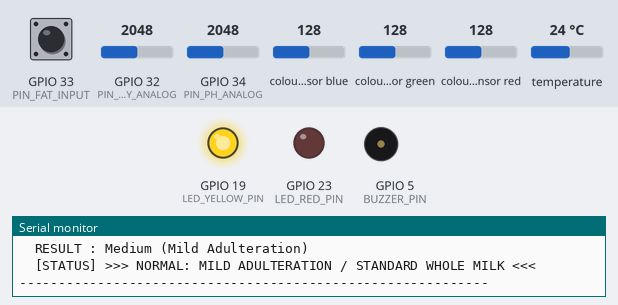
Simulated run of this sketch. Board: ESP32. On the bench: output pins drawn as LEDs (lit = HIGH), buzzer (waves = sounding), the last lines printed to the serial monitor. The inputs (shaded band) are chosen by the test bench; at power-on: GPIO 32 (PIN_TURBIDITY_ANALOG) = 2048, GPIO 33 (PIN_FAT_INPUT) HIGH, GPIO 34 (PIN_PH_ANALOG) = 2048, colour sensor blue 128, colour sensor green 128, colour sensor red 128, temperature 24 °C.

Above: at 2.7 s.
2.8 s: GPIO 32 (PIN_TURBIDITY_ANALOG) set to 3056
7.8 s: GPIO 32 (PIN_TURBIDITY_ANALOG) set to 3141
At 10.3 s:
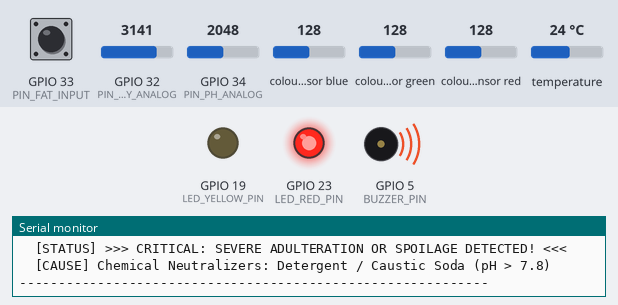
At 11.8 s:
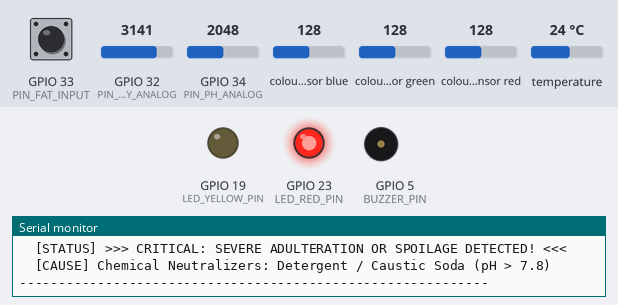
Timing chart, 0 to 35.2 s (numbered marks = the images above; inputs shaded):
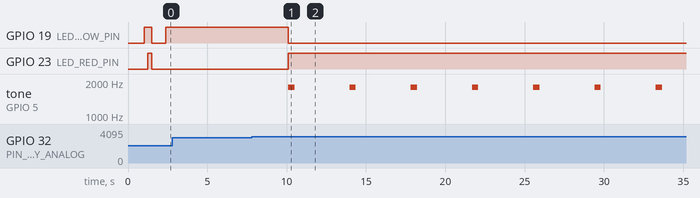

The sketch:

esp32_milk_adulteration_detector.ino
```cpp
/*
 * ==============================================================================
 * ESP32 AI-BASED MILK ADULTERATION & QUALITY DETECTION FIRMWARE
 * ==============================================================================
 * Target Microcontroller: ESP32 Dev Module (DOIT ESP32, NodeMCU-32S, ESP-WROOM-32)
 *
 * Hardware Wiring:
 *   1. Analog pH Probe Module    -> GPIO 34 (ADC1_CH6, analog input)
 *   2. DS18B20 Temp Probe        -> GPIO 4  (OneWire bus, requires 4.7k pullup to 3.3V)
 *   3. Optical Turbidity Sensor  -> GPIO 32 (ADC1_CH4, analog input)
 *   4. TCS34725 RGB Color Sensor -> I2C (SDA = GPIO 21, SCL = GPIO 22, VCC=3.3V)
 *   5. Milk Fat Toggle/Sensor    -> GPIO 33 (Input with internal pullup: 1=Fat present, 0=Skimmed)
 *   6. Status Indicators:
 *      - Yellow LED (Medium Adulteration) -> GPIO 19
 *      - Red LED (Severe Adulteration)    -> GPIO 23
 *      - Buzzer                           -> GPIO 5
 *
 * ML Model: Embedded Decision Tree (milk_model.h)
 * Inference: On-chip TinyML (< 0.1ms latency) + Wi-Fi HTTP Telemetry Stream
 * ==============================================================================
 */

#include <WiFi.h>
#include <HTTPClient.h>
#include <Wire.h>
#include <OneWire.h>
#include <DallasTemperature.h>
#include "Adafruit_TCS34725.h"
#include "milk_model.h"

// ---------------------- WI-FI CONFIGURATION ----------------------
// Set your Wi-Fi credentials here to stream live readings to the web dashboard.
// (If Wi-Fi is disabled or unavailable, on-chip prediction and LEDs still work 100%!)
const char* WIFI_SSID     = "YOUR_WIFI_SSID";
const char* WIFI_PASSWORD = "YOUR_WIFI_PASSWORD";

// Replace with your laptop's local IP (e.g., http://192.168.1.5:5000/api/esp32/telemetry)
const char* SERVER_URL    = "http://192.168.1.100:5000/api/esp32/telemetry";

// ---------------------- PIN DEFINITIONS ----------------------
#define PIN_TEMP_ONEWIRE     4   // DS18B20 Data pin
#define PIN_PH_ANALOG        34  // Analog pH Probe signal
#define PIN_TURBIDITY_ANALOG 32  // Turbidity sensor signal
#define PIN_FAT_INPUT        33  // Fat toggle or sensor (1=whole, 0=diluted/skimmed)

#define LED_YELLOW_PIN       19  // Medium Quality (Mild Adulteration)
#define LED_RED_PIN          23  // Low Quality (Severe Adulteration)
#define BUZZER_PIN           5   // Alert Buzzer

// ---------------------- SENSOR OBJECTS ----------------------
OneWire oneWire(PIN_TEMP_ONEWIRE);
DallasTemperature tempSensor(&oneWire);
Adafruit_TCS34725 tcs = Adafruit_TCS34725(TCS34725_INTEGRATIONTIME_50MS, TCS34725_GAIN_4X);

bool color_sensor_available = false;
bool wifi_connected = false;

// ---------------------- SENSOR READING FUNCTIONS ----------------------

float read_temperature() {
    tempSensor.requestTemperatures();
    float tempC = tempSensor.getTempCByIndex(0);
    // If disconnected, default to standard room holding temp
    if (tempC == DEVICE_DISCONNECTED_C || tempC < -10.0f || tempC > 100.0f) {
        return 38.0f;
    }
    return tempC;
}

float read_ph_sensor() {
    int raw_adc = analogRead(PIN_PH_ANALOG);
    float voltage = (raw_adc / 4095.0f) * 3.3f;
    // Standard linear pH equation: neutral (7.0) is ~2.5V
    float ph = 7.0f + ((2.5f - voltage) * 3.5f);
    if (ph < 0.0f) ph = 0.0f;
    if (ph > 14.0f) ph = 14.0f;
    return ph;
}

int read_turbidity() {
    int raw_adc = analogRead(PIN_TURBIDITY_ANALOG);
    float voltage = (raw_adc / 4095.0f) * 3.3f;
    // Optical turbidity modules output lower voltage for cloudier/denser liquid
    // Threshold ~2.5V: < 2.5V is milky colloidal (1), > 2.5V is clear/watery (0)
    return (voltage < 2.5f) ? 1 : 0;
}

int read_fat_sensor() {
    // Reads toggle switch: HIGH = 1 (Fat present), LOW = 0 (Fat depleted)
    return (digitalRead(PIN_FAT_INPUT) == HIGH) ? 1 : 0;
}

int read_color_sensor() {
    if (!color_sensor_available) {
        return 255; // Default pure milk white
    }
    uint16_t r, g, b, c;
    tcs.getRawData(&r, &g, &b, &c);

    // Map clear channel intensity (0 - 4000) to 240 - 255 scale
    int color_val = map(c, 0, 4000, 240, 255);
    if (color_val > 255) color_val = 255;
    if (color_val < 240) color_val = 240;
    return color_val;
}

// ---------------------- HARDWARE INDICATOR ----------------------
void indicate_prediction(int grade) {
    digitalWrite(LED_YELLOW_PIN, LOW);
    digitalWrite(LED_RED_PIN, LOW);

    if (grade == GRADE_MEDIUM) {
        // Medium Quality (Mild Adulteration) -> Yellow LED ON
        digitalWrite(LED_YELLOW_PIN, HIGH);
    } else {
        // Low Quality (Severe Adulteration) -> Red LED ON + Buzzer Alert
        digitalWrite(LED_RED_PIN, HIGH);
        tone(BUZZER_PIN, 1800, 400); // 1.8kHz beep for 400ms
    }
}

// ---------------------- TELEMETRY STREAM TO FLASK ----------------------
void send_telemetry_to_server(float temp, int fat, int turb, int col, float ph, int grade) {
    if (WiFi.status() != WL_CONNECTED) return;

    HTTPClient http;
    http.begin(SERVER_URL);
    http.addHeader("Content-Type", "application/json");

    // Build JSON packet
    String jsonPayload = "{";
    jsonPayload += "\"device_id\":\"ESP32_Edge_Probe\",";
    jsonPayload += "\"temperature\":" + String(temp, 1) + ",";
    jsonPayload += "\"fat\":" + String(fat) + ",";
    jsonPayload += "\"turbidity\":" + String(turb) + ",";
    jsonPayload += "\"color\":" + String(col) + ",";
    jsonPayload += "\"ph\":" + String(ph, 2);
    jsonPayload += "}";

    int httpResponseCode = http.POST(jsonPayload);
    if (httpResponseCode > 0) {
        Serial.printf("  [HTTP] Streamed to server! Code: %d\n", httpResponseCode);
    } else {
        Serial.printf("  [HTTP ERROR] Stream failed: %s\n", http.errorToString(httpResponseCode).c_str());
    }
    http.end();
}

// ---------------------- SETUP ----------------------
void setup() {
    Serial.begin(115200);
    delay(1000);

    Serial.println("\n========================================================");
    Serial.println("  ESP32 AI MILK ADULTERATION DETECTOR (CALIBRATED MODEL) ");
    Serial.println("========================================================");

    // Configure indicator pins
    pinMode(LED_YELLOW_PIN, OUTPUT);
    pinMode(LED_RED_PIN, OUTPUT);
    pinMode(BUZZER_PIN, OUTPUT);
    pinMode(PIN_FAT_INPUT, INPUT_PULLUP);

    // Self-test LEDs
    digitalWrite(LED_YELLOW_PIN, HIGH);
    delay(250);
    digitalWrite(LED_RED_PIN, HIGH);
    delay(250);
    digitalWrite(LED_YELLOW_PIN, LOW);
    digitalWrite(LED_RED_PIN, LOW);

    // Initialize DS18B20 Temp Probe
    tempSensor.begin();
    Serial.println("[OK] DS18B20 Temperature probe initialized.");

    // Initialize TCS34725 RGB Color Sensor
    if (tcs.begin()) {
        color_sensor_available = true;
        Serial.println("[OK] TCS34725 Color Sensor detected (SDA=21, SCL=22).");
    } else {
        Serial.println("[INFO] TCS34725 not detected. Using calibrated optical default (255).");
    }

    // Optional Wi-Fi connection
    if (String(WIFI_SSID) != "YOUR_WIFI_SSID") {
        Serial.printf("[WIFI] Connecting to %s...", WIFI_SSID);
        WiFi.begin(WIFI_SSID, WIFI_PASSWORD);
        int attempts = 0;
        while (WiFi.status() != WL_CONNECTED && attempts < 15) {
            delay(500);
            Serial.print(".");
            attempts++;
        }
        if (WiFi.status() == WL_CONNECTED) {
            wifi_connected = true;
            Serial.println("\n[WIFI OK] Connected! ESP32 IP: " + WiFi.localIP().toString());
        } else {
            Serial.println("\n[WIFI] Could not connect. Operating in offline on-chip AI mode.");
        }
    } else {
        Serial.println("[INFO] Wi-Fi credentials not configured. Running in offline on-chip mode.");
    }

    Serial.println("[READY] System initialized. Dip sensors into milk sample...\n");
}

// ---------------------- MAIN LOOP ----------------------
void loop() {
    // 1. Read real-time values directly from physical sensors
    float temp      = read_temperature();
    float ph        = read_ph_sensor();
    int turbidity   = read_turbidity();
    int fat         = read_fat_sensor();
    int color       = read_color_sensor();

    // 2. Execute On-Chip TinyML Inference (< 0.1ms execution)
    int grade = predict_milk_quality(temp, fat, turbidity, color, ph);
    const char* grade_name = get_grade_name(grade);

    // 3. Print Live Telemetry & Prediction to Serial Monitor
    Serial.println("---------------- REAL-TIME SENSOR TELEMETRY ----------------");
    Serial.printf("  1. Temperature (DS18B20) : %.1f °C\n", temp);
    Serial.printf("  2. pH Analog Probe       : %.2f pH\n", ph);
    Serial.printf("  3. Turbidity Sensor      : %s (%d)\n", (turbidity == 1) ? "COLLOIDAL INTACT" : "WATER DILUTED", turbidity);
    Serial.printf("  4. Fat Metric (Gerber/SW): %s (%d)\n", (fat == 1) ? "FAT PRESENT" : "FAT DEPLETED", fat);
    Serial.printf("  5. Color Optical (TCS)   : %d (Whiteness index 240-255)\n", color);
    Serial.println("----------------- AI ADULTERATION VERDICT ------------------");
    Serial.printf("  RESULT : %s\n", grade_name);

    if (grade == GRADE_LOW) {
        Serial.println("  [STATUS] >>> CRITICAL: SEVERE ADULTERATION OR SPOILAGE DETECTED! <<<");
        if (ph < 6.0f) {
            Serial.println("  [CAUSE] Souring / Lactic Acid Fermentation (pH < 6.0)");
        } else if (ph > 7.8f) {
            Serial.println("  [CAUSE] Chemical Neutralizers: Detergent / Caustic Soda (pH > 7.8)");
        } else if (turbidity == 0 || fat == 0) {
            Serial.println("  [CAUSE] Heavy Water Dilution / Solids Loss");
        }
    } else {
        Serial.println("  [STATUS] >>> NORMAL: MILD ADULTERATION / STANDARD WHOLE MILK <<<");
    }
    Serial.println("------------------------------------------------------------\n");

    // 4. Update Physical Indicators (LEDs & Alert Buzzer)
    indicate_prediction(grade);

    // 5. Stream telemetry over Wi-Fi to Web Dashboard (if connected)
    if (wifi_connected) {
        send_telemetry_to_server(temp, fat, turbidity, color, ph, grade);
    }

    delay(3000); // Sample automatically every 3 seconds
}
```

milk_model.h
```cpp
/*
 * Edge AI Milk Adulteration Predictor - Calibration Model (C Embedded Header)
 * Target Hardware: ESP32 Microcontroller
 * Dataset: milk_calibration_final.csv
 * Validated Accuracy: 95.94% (+/- 1.01%) Stratified 5-Fold Cross Validation
 * Target Classes:
 *   GRADE_LOW    (0) - Severe Adulteration / Spoilage
 *   GRADE_MEDIUM (1) - Mild / Moderate Adulteration
 */

#ifndef MILK_MODEL_H
#define MILK_MODEL_H

#define GRADE_LOW    0
#define GRADE_MEDIUM 1

static inline const char* get_grade_name(int grade) {
    switch (grade) {
        case GRADE_MEDIUM: return "Medium (Mild Adulteration)";
        case GRADE_LOW:    return "Low (Severe Adulteration)";
        default:           return "Unknown";
    }
}

/**
 * Predicts milk quality grade directly on the microcontroller chip in < 2 microseconds.
 * @param temp        Temperature in Celsius (e.g. 35.0 - 45.0)
 * @param fat         Fat presence (1 = present, 0 = depleted)
 * @param turbidity   Turbidity presence (1 = normal colloidal, 0 = watery/diluted)
 * @param color       TCS34725 optical reflectance (240 - 255)
 * @param ph          pH reading from analog probe (3.0 - 9.5)
 * @return 0 for Low, 1 for Medium
 */
static inline int predict_milk_quality(float temp, int fat, int turbidity, int color, float ph) {
    // 1. Turbidity rule: Depleted colloidal solids -> Severe dilution / Low
    if (turbidity <= 0) {
        return GRADE_LOW;
    }

    // 2. Severe chemical spoilage rule (pH <= 5.95) -> Souring / Lactic Acid decay
    if (ph <= 5.95f) {
        return GRADE_LOW;
    }

    // 3. Fat content rule: depleted fat -> Low
    if (fat <= 0) {
        return GRADE_LOW;
    }

    // 4. Intact turbidity, pH > 5.95, and Fat intact -> Medium (Moderate quality)
    return GRADE_MEDIUM;
}

#endif // MILK_MODEL_H
```

Measured:
- the behaviour switches between 3102 and 3103 on GPIO 32 (PIN_TURBIDITY_ANALOG) (found by bisection; images 0 and 1)
- after the input at 7.8 s, GPIO 19 (LED_YELLOW_PIN): HIGH → LOW after 2.3 s; GPIO 23 (LED_RED_PIN): LOW → HIGH after 2.3 s; tone on GPIO 5 (BUZZER_PIN): alternates 1800 Hz for 0.40 s and silent for 3.5 s, starting after 2.3 s
